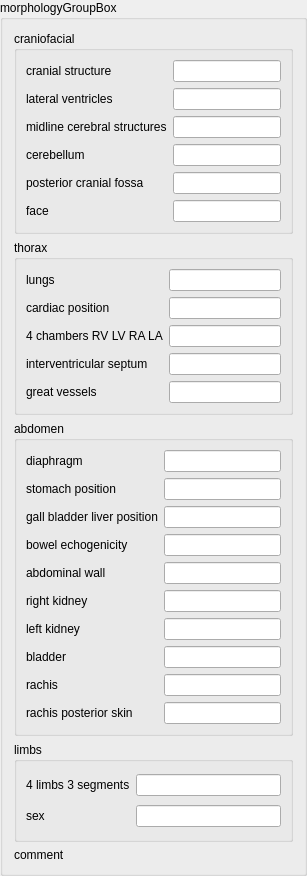
       <widget class="QGroupBox" name="fetus2MorphologyGroupBox">
        <property name="title">
         <string>morphologyGroupBox</string>
        </property>
        <layout class="QVBoxLayout" name="verticalLayout_16">
         <item>
          <widget class="QGroupBox" name="fetus2MorphologyCraniofacialGroupBox">
           <property name="sizePolicy">
            <sizepolicy hsizetype="Preferred" vsizetype="Preferred">
             <horstretch>0</horstretch>
             <verstretch>0</verstretch>
            </sizepolicy>
           </property>
           <property name="minimumSize">
            <size>
             <width>0</width>
             <height>150</height>
            </size>
           </property>
           <property name="title">
            <string>craniofacial</string>
           </property>
           <layout class="QGridLayout" name="gridLayout_11">
            <item row="0" column="0">
             <widget class="QLabel" name="fetus2CranialStructureLabel">
              <property name="text">
               <string>cranial structure</string>
              </property>
             </widget>
            </item>
            <item row="0" column="1">
             <layout class="QHBoxLayout" name="fetus2CranialStructureRadioLayout"/>
            </item>
            <item row="0" column="2">
             <widget class="QLineEdit" name="fetus2CranialStructureLineEdit"/>
            </item>
            <item row="1" column="0">
             <widget class="QLabel" name="fetus2LateralVentriclesLabel">
              <property name="text">
               <string>lateral ventricles</string>
              </property>
             </widget>
            </item>
            <item row="1" column="1">
             <layout class="QHBoxLayout" name="fetus2LateralVentriclesRadioLayout"/>
            </item>
            <item row="1" column="2">
             <widget class="QLineEdit" name="fetus2LateralVentriclesLineEdit"/>
            </item>
            <item row="2" column="0">
             <widget class="QLabel" name="fetus2MidlineCerebralStructuresLabel">
              <property name="text">
               <string>midline cerebral structures</string>
              </property>
             </widget>
            </item>
            <item row="2" column="1">
             <layout class="QHBoxLayout" name="fetus2MidlineCerebralStructuresRadioLayout"/>
            </item>
            <item row="2" column="2">
             <widget class="QLineEdit" name="fetus2MidlineCerebralStructuresLineEdit"/>
            </item>
            <item row="3" column="0">
             <widget class="QLabel" name="fetus2CerebellumLabel">
              <property name="text">
               <string>cerebellum</string>
              </property>
             </widget>
            </item>
            <item row="3" column="1">
             <layout class="QHBoxLayout" name="fetus2CerebellumRadioLayout"/>
            </item>
            <item row="3" column="2">
             <widget class="QLineEdit" name="fetus2CerebellumLineEdit"/>
            </item>
            <item row="4" column="0">
             <widget class="QLabel" name="fetus2PosteriorCranialFossaLabel">
              <property name="text">
               <string>posterior cranial fossa</string>
              </property>
             </widget>
            </item>
            <item row="4" column="1">
             <layout class="QHBoxLayout" name="fetus2PosteriorCranialFossaRadioLayout"/>
            </item>
            <item row="4" column="2">
             <widget class="QLineEdit" name="fetus2PosteriorCranialFossaLineEdit"/>
            </item>
            <item row="5" column="0">
             <widget class="QLabel" name="fetus2FaceLabel">
              <property name="text">
               <string>face</string>
              </property>
             </widget>
            </item>
            <item row="5" column="1">
             <layout class="QHBoxLayout" name="fetus2FaceRadioLayout"/>
            </item>
            <item row="5" column="2">
             <widget class="QLineEdit" name="fetus2FaceLineEdit"/>
            </item>
           </layout>
          </widget>
         </item>
         <item>
          <widget class="QGroupBox" name="fetus2MorphologyThoraxGroupBox">
           <property name="minimumSize">
            <size>
             <width>0</width>
             <height>175</height>
            </size>
           </property>
           <property name="title">
            <string>thorax</string>
           </property>
           <layout class="QGridLayout" name="gridLayout_43">
            <item row="0" column="0">
             <widget class="QLabel" name="fetus2LungsLabel">
              <property name="text">
               <string>lungs</string>
              </property>
             </widget>
            </item>
            <item row="0" column="1">
             <layout class="QHBoxLayout" name="fetus2LungsRadioLayout"/>
            </item>
            <item row="0" column="2">
             <widget class="QLineEdit" name="fetus2LungsLineEdit"/>
            </item>
            <item row="1" column="0">
             <widget class="QLabel" name="fetus2CardiacPositionLabel">
              <property name="text">
               <string>cardiac position</string>
              </property>
             </widget>
            </item>
            <item row="1" column="1">
             <layout class="QHBoxLayout" name="fetus2CardiacPositionRadioLayout"/>
            </item>
            <item row="1" column="2">
             <widget class="QLineEdit" name="fetus2CardiacPositionLineEdit"/>
            </item>
            <item row="2" column="0">
             <widget class="QLabel" name="fetus2Cardiac4ChambersLabel">
              <property name="text">
               <string>4 chambers RV LV RA LA</string>
              </property>
             </widget>
            </item>
            <item row="2" column="1">
             <layout class="QHBoxLayout" name="fetus2Cardiac4ChambersRadioLayout"/>
            </item>
            <item row="2" column="2">
             <widget class="QLineEdit" name="fetus2Cardiac4ChambersLineEdit"/>
            </item>
            <item row="3" column="0">
             <widget class="QLabel" name="fetus2IvsLabel">
              <property name="text">
               <string>interventricular septum</string>
              </property>
             </widget>
            </item>
            <item row="3" column="1">
             <layout class="QHBoxLayout" name="fetus2IvsRadioLayout"/>
            </item>
            <item row="3" column="2">
             <widget class="QLineEdit" name="fetus2IvsLineEdit"/>
            </item>
            <item row="4" column="0">
             <widget class="QLabel" name="fetus2GreatVesselsLabel">
              <property name="text">
               <string>great vessels</string>
              </property>
             </widget>
            </item>
            <item row="4" column="1">
             <layout class="QHBoxLayout" name="fetus2GreatVesselsRadioLayout"/>
            </item>
            <item row="4" column="2">
             <widget class="QLineEdit" name="fetus2GreatVesselsLineEdit"/>
            </item>
           </layout>
          </widget>
         </item>
         <item>
          <widget class="QGroupBox" name="fetus2MorphologyAbdomenGroupBox">
           <property name="minimumSize">
            <size>
             <width>0</width>
             <height>300</height>
            </size>
           </property>
           <property name="title">
            <string>abdomen</string>
           </property>
           <layout class="QGridLayout" name="gridLayout_44">
            <item row="6" column="2">
             <widget class="QLineEdit" name="fetus2LeftKidneyLineEdit"/>
            </item>
            <item row="5" column="2">
             <widget class="QLineEdit" name="fetus2RightKidneyLineEdit"/>
            </item>
            <item row="6" column="1">
             <layout class="QHBoxLayout" name="fetus2LeftKidneyRadioLayout"/>
            </item>
            <item row="6" column="0">
             <widget class="QLabel" name="fetus2LeftKidneyLabel">
              <property name="text">
               <string>left kidney</string>
              </property>
             </widget>
            </item>
            <item row="7" column="1">
             <layout class="QHBoxLayout" name="fetus2BladderRadioLayout"/>
            </item>
            <item row="8" column="0">
             <widget class="QLabel" name="fetus2RachisLabel">
              <property name="text">
               <string>rachis</string>
              </property>
             </widget>
            </item>
            <item row="8" column="2">
             <widget class="QLineEdit" name="fetus2RachisLineEdit"/>
            </item>
            <item row="8" column="1">
             <layout class="QHBoxLayout" name="fetus2RachisRadioLayout"/>
            </item>
            <item row="9" column="2">
             <widget class="QLineEdit" name="fetus2RachisSkinLineEdit"/>
            </item>
            <item row="9" column="1">
             <layout class="QHBoxLayout" name="fetus2RachisSkinRadioLayout"/>
            </item>
            <item row="0" column="0">
             <widget class="QLabel" name="fetus2DiaphragmLabel">
              <property name="text">
               <string>diaphragm</string>
              </property>
             </widget>
            </item>
            <item row="0" column="1">
             <layout class="QHBoxLayout" name="fetus2DiaphragmRadioLayout"/>
            </item>
            <item row="0" column="2">
             <widget class="QLineEdit" name="fetus2DiaphragmLineEdit"/>
            </item>
            <item row="1" column="1">
             <layout class="QHBoxLayout" name="fetus2StomachPositionRadioLayout"/>
            </item>
            <item row="1" column="0">
             <widget class="QLabel" name="fetus2StomachPositionLabel">
              <property name="text">
               <string>stomach position</string>
              </property>
             </widget>
            </item>
            <item row="1" column="2">
             <widget class="QLineEdit" name="fetus2StomachPositionLineEdit"/>
            </item>
            <item row="2" column="1">
             <layout class="QHBoxLayout" name="fetus2GallBladderLiverPositionRadioLayout"/>
            </item>
            <item row="2" column="0">
             <widget class="QLabel" name="fetus2GallBladderLiverPositionLabel">
              <property name="text">
               <string>gall bladder liver position</string>
              </property>
             </widget>
            </item>
            <item row="3" column="2">
             <widget class="QLineEdit" name="fetus2BowelEchogenicityLineEdit"/>
            </item>
            <item row="2" column="2">
             <widget class="QLineEdit" name="fetus2GallBladderLiverPositionLineEdit"/>
            </item>
            <item row="3" column="0">
             <widget class="QLabel" name="fetus2BowelEchogenicityLabel">
              <property name="text">
               <string>bowel echogenicity</string>
              </property>
             </widget>
            </item>
            <item row="3" column="1">
             <layout class="QHBoxLayout" name="fetus2BowelEchogenicityRadioLayout"/>
            </item>
            <item row="5" column="1">
             <layout class="QHBoxLayout" name="fetus2RightKidneyRadioLayout"/>
            </item>
            <item row="5" column="0">
             <widget class="QLabel" name="fetus2RightKidneyLabel">
              <property name="text">
               <string>right kidney</string>
              </property>
             </widget>
            </item>
            <item row="4" column="2">
             <widget class="QLineEdit" name="fetus2AbdominalWallLineEdit"/>
            </item>
            <item row="4" column="0">
             <widget class="QLabel" name="fetus2AbdominalWallLabel">
              <property name="text">
               <string>abdominal wall</string>
              </property>
             </widget>
            </item>
            <item row="7" column="2">
             <widget class="QLineEdit" name="fetus2BladderLineEdit"/>
            </item>
            <item row="7" column="0">
             <widget class="QLabel" name="fetus2BladderLabel">
              <property name="text">
               <string>bladder</string>
              </property>
             </widget>
            </item>
            <item row="4" column="1">
             <layout class="QHBoxLayout" name="fetus2AbdominalWallRadioLayout"/>
            </item>
            <item row="9" column="0">
             <widget class="QLabel" name="fetus2RachisSkinLabel">
              <property name="text">
               <string>rachis posterior skin</string>
              </property>
             </widget>
            </item>
           </layout>
          </widget>
         </item>
         <item>
          <widget class="QGroupBox" name="fetus2MorphologyLimbsGroupBox">
           <property name="minimumSize">
            <size>
             <width>0</width>
             <height>100</height>
            </size>
           </property>
           <property name="title">
            <string>limbs</string>
           </property>
           <layout class="QGridLayout" name="gridLayout_45">
            <item row="0" column="0">
             <widget class="QLabel" name="fetus2LimbsLabel">
              <property name="text">
               <string>4 limbs 3 segments</string>
              </property>
             </widget>
            </item>
            <item row="0" column="1">
             <layout class="QHBoxLayout" name="fetus2LimbsRadioLayout"/>
            </item>
            <item row="0" column="2">
             <widget class="QLineEdit" name="fetus2LimbsLineEdit"/>
            </item>
            <item row="1" column="0">
             <widget class="QLabel" name="fetus2SexLabel">
              <property name="text">
               <string>sex</string>
              </property>
             </widget>
            </item>
            <item row="1" column="1">
             <layout class="QHBoxLayout" name="fetus2SexRadioLayout"/>
            </item>
            <item row="1" column="2">
             <widget class="QLineEdit" name="fetus2SexLineEdit"/>
            </item>
           </layout>
          </widget>
         </item>
         <item>
          <layout class="QVBoxLayout" name="verticalLayout_12">
           <item>
            <widget class="QLabel" name="fetus2MorphologyCommentLabel">
             <property name="text">
              <string>comment</string>
             </property>
            </widget>
           </item>
           <item>
            <layout class="QFormLayout" name="fetus2MorphologyCommentFormLayout"/>
           </item>
          </layout>
         </item>
        </layout>
       </widget>
